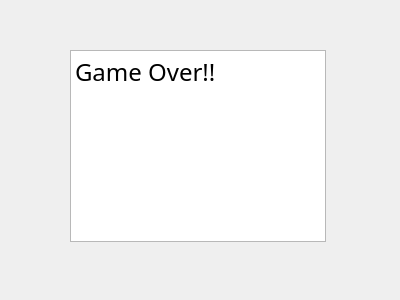
<?xml version="1.0" encoding="UTF-8"?>
<ui version="4.0">
 <class>gameOver</class>
 <widget class="QDialog" name="gameOver">
  <property name="geometry">
   <rect>
    <x>0</x>
    <y>0</y>
    <width>400</width>
    <height>300</height>
   </rect>
  </property>
  <property name="windowTitle">
   <string>Dialog</string>
  </property>
  <widget class="QTextBrowser" name="textBrowser">
   <property name="geometry">
    <rect>
     <x>70</x>
     <y>50</y>
     <width>256</width>
     <height>192</height>
    </rect>
   </property>
   <property name="font">
    <font>
     <family>Bahnschrift SemiLight SemiConde</family>
    </font>
   </property>
   <property name="html">
    <string>&lt;!DOCTYPE HTML PUBLIC &quot;-//W3C//DTD HTML 4.0//EN&quot; &quot;http://www.w3.org/TR/REC-html40/strict.dtd&quot;&gt;
&lt;html&gt;&lt;head&gt;&lt;meta name=&quot;qrichtext&quot; content=&quot;1&quot; /&gt;&lt;style type=&quot;text/css&quot;&gt;
p, li { white-space: pre-wrap; }
&lt;/style&gt;&lt;/head&gt;&lt;body style=&quot; font-family:'Bahnschrift SemiLight SemiConde'; font-size:9pt; font-weight:400; font-style:normal;&quot;&gt;
&lt;p style=&quot; margin-top:0px; margin-bottom:0px; margin-left:0px; margin-right:0px; -qt-block-indent:0; text-indent:0px;&quot;&gt;&lt;span style=&quot; font-family:'SimSun'; font-size:18pt;&quot;&gt;Game Over!!&lt;/span&gt;&lt;/p&gt;&lt;/body&gt;&lt;/html&gt;</string>
   </property>
  </widget>
 </widget>
 <resources/>
 <connections/>
</ui>
